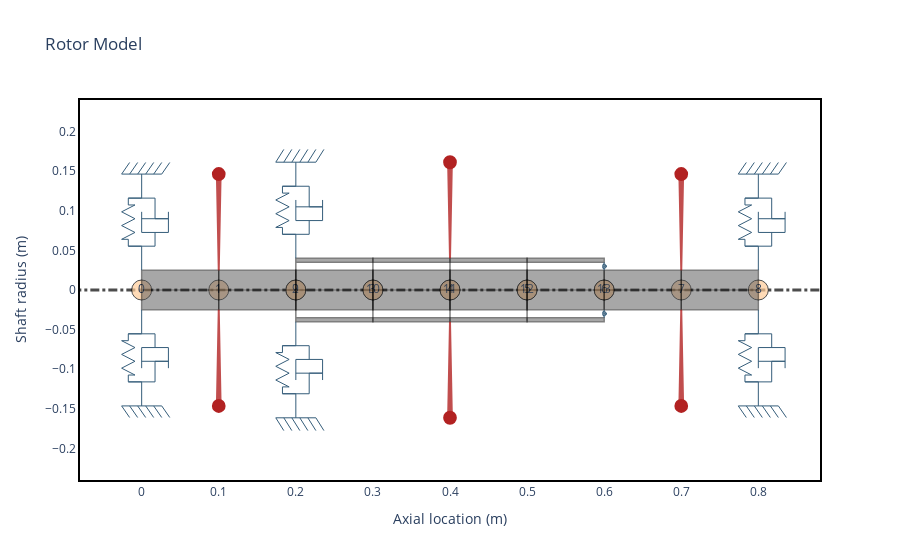

Here is the notebook cell this chart was saved with:
### Markdown cell above
Need to create one birotor with two shft two extract the therm K and M, which didn't depend on the gyroscopique effect. And so on the RPM

### Code cell
axial_shaft = [rs.ShaftElement(0.1, 0, 0.05, material=material_exo) for _ in range(8)]


coaxial_shaft = [rs.ShaftElement(0.1, 0.07, 0.08, material=material_exo) for _ in range(4)]



disks = [
    rs.DiskElement.from_geometry(n=1, material=material_exo, width=0.02, i_d=0.05, o_d=0.257),
    rs.DiskElement.from_geometry(n=7, material=material_exo, width=0.02, i_d=0.05, o_d=0.3),
    rs.DiskElement.from_geometry(n=11, material=material_exo, width=0.015, i_d=0.08, o_d=0.46)
]

bearings = [
    rs.BearingElement(0, kxx=3e7, kyy=3e7, cxx=0),
    rs.BearingElement(8, kxx=3e7, kyy=3e7, cxx=0),
    rs.BearingElement(9, kxx=2.5e7, kyy=2.5e7, cxx=0),
    rs.BearingElement(6, n_link=13, kxx=2.5e7, kyy=2.5e7, cxx=0)
]
""
# Création du rotor coaxial
shaft = [axial_shaft, coaxial_shaft]
rotor_coaxial = rs.CoAxialRotor(shaft, disks, bearings)
rotor_coaxial.plot_rotor()
